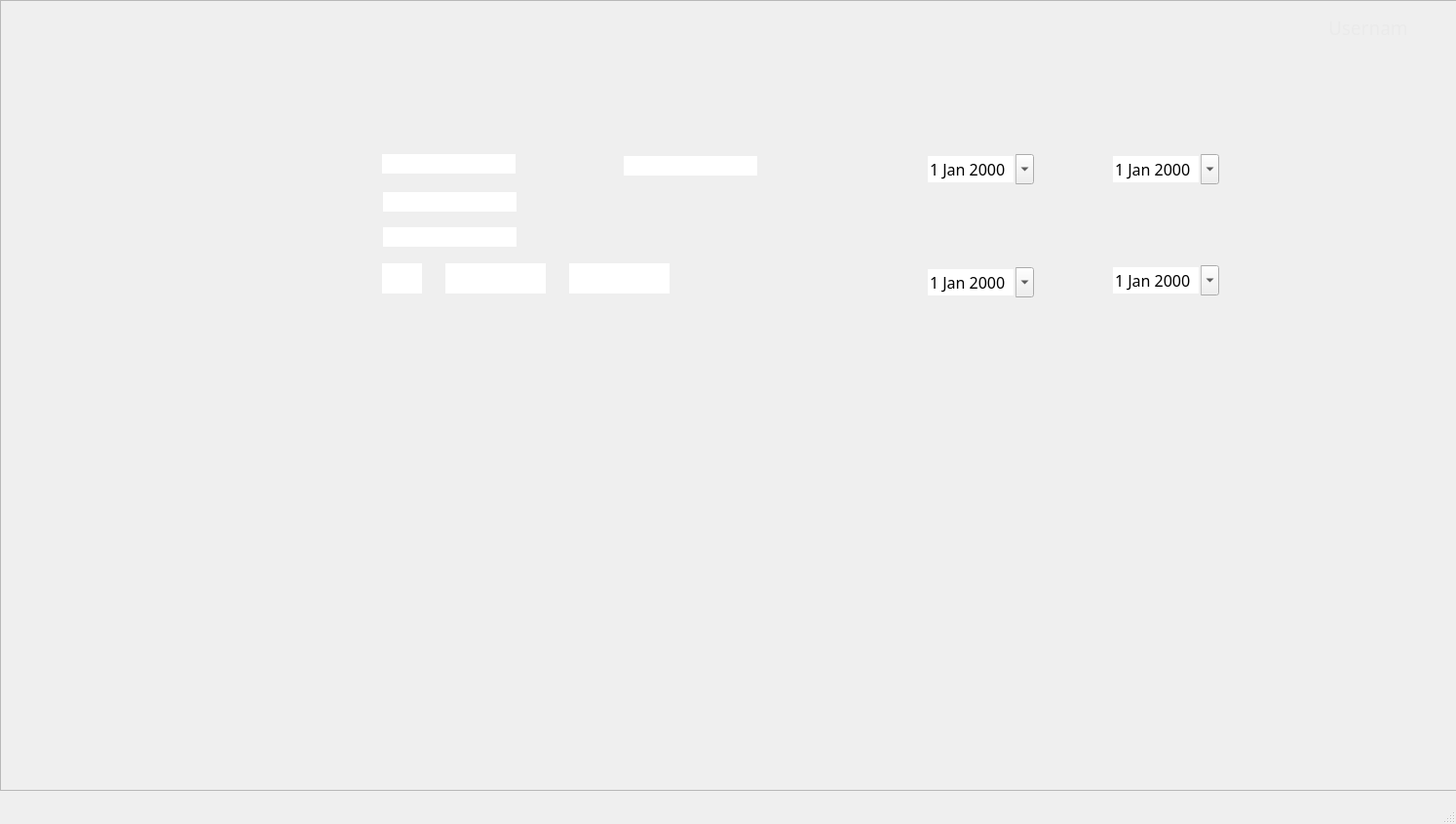
<?xml version="1.0" encoding="UTF-8"?>
<ui version="4.0">
 <class>Catalogs</class>
 <widget class="QMainWindow" name="Catalogs">
  <property name="geometry">
   <rect>
    <x>0</x>
    <y>0</y>
    <width>1494</width>
    <height>845</height>
   </rect>
  </property>
  <property name="windowTitle">
   <string>Catalogs</string>
  </property>
  <widget class="QWidget" name="centralwidget">
   <widget class="QFrame" name="BackgroundFrame">
    <property name="geometry">
     <rect>
      <x>0</x>
      <y>0</y>
      <width>1531</width>
      <height>811</height>
     </rect>
    </property>
    <property name="frameShape">
     <enum>QFrame::StyledPanel</enum>
    </property>
    <property name="frameShadow">
     <enum>QFrame::Raised</enum>
    </property>
    <widget class="QLabel" name="BackgrounLabel">
     <property name="geometry">
      <rect>
       <x>0</x>
       <y>0</y>
       <width>1491</width>
       <height>811</height>
      </rect>
     </property>
     <property name="text">
      <string/>
     </property>
     <property name="pixmap">
      <pixmap>Images/Catalogs.png</pixmap>
     </property>
     <property name="scaledContents">
      <bool>true</bool>
     </property>
    </widget>
    <widget class="QPushButton" name="DataButton">
     <property name="geometry">
      <rect>
       <x>0</x>
       <y>110</y>
       <width>241</width>
       <height>51</height>
      </rect>
     </property>
     <property name="text">
      <string/>
     </property>
     <property name="flat">
      <bool>true</bool>
     </property>
    </widget>
    <widget class="QPushButton" name="RecordsButton">
     <property name="geometry">
      <rect>
       <x>0</x>
       <y>380</y>
       <width>241</width>
       <height>51</height>
      </rect>
     </property>
     <property name="text">
      <string/>
     </property>
     <property name="flat">
      <bool>true</bool>
     </property>
    </widget>
    <widget class="QPushButton" name="StatisticsButton">
     <property name="geometry">
      <rect>
       <x>0</x>
       <y>440</y>
       <width>241</width>
       <height>51</height>
      </rect>
     </property>
     <property name="text">
      <string/>
     </property>
     <property name="flat">
      <bool>true</bool>
     </property>
    </widget>
    <widget class="QPushButton" name="LogOutButton">
     <property name="geometry">
      <rect>
       <x>0</x>
       <y>750</y>
       <width>241</width>
       <height>51</height>
      </rect>
     </property>
     <property name="text">
      <string/>
     </property>
     <property name="flat">
      <bool>true</bool>
     </property>
    </widget>
    <widget class="QLabel" name="UsernameLabel">
     <property name="geometry">
      <rect>
       <x>1363</x>
       <y>18</y>
       <width>81</width>
       <height>21</height>
      </rect>
     </property>
     <property name="font">
      <font>
       <family>Source Sans Pro</family>
       <pointsize>14</pointsize>
      </font>
     </property>
     <property name="cursor">
      <cursorShape>BlankCursor</cursorShape>
     </property>
     <property name="autoFillBackground">
      <bool>false</bool>
     </property>
     <property name="styleSheet">
      <string notr="true">color: rgb(234, 234, 234);</string>
     </property>
     <property name="text">
      <string>Username</string>
     </property>
    </widget>
    <widget class="QPushButton" name="HomeButton">
     <property name="geometry">
      <rect>
       <x>0</x>
       <y>60</y>
       <width>241</width>
       <height>51</height>
      </rect>
     </property>
     <property name="text">
      <string/>
     </property>
     <property name="flat">
      <bool>true</bool>
     </property>
    </widget>
    <widget class="QPushButton" name="AuditLogButton">
     <property name="geometry">
      <rect>
       <x>0</x>
       <y>270</y>
       <width>241</width>
       <height>51</height>
      </rect>
     </property>
     <property name="text">
      <string/>
     </property>
     <property name="flat">
      <bool>true</bool>
     </property>
    </widget>
    <widget class="QPushButton" name="CatalogButton">
     <property name="geometry">
      <rect>
       <x>0</x>
       <y>330</y>
       <width>241</width>
       <height>51</height>
      </rect>
     </property>
     <property name="text">
      <string/>
     </property>
     <property name="flat">
      <bool>true</bool>
     </property>
    </widget>
    <widget class="QPushButton" name="SubmitButton">
     <property name="geometry">
      <rect>
       <x>1254</x>
       <y>678</y>
       <width>127</width>
       <height>33</height>
      </rect>
     </property>
     <property name="text">
      <string/>
     </property>
     <property name="flat">
      <bool>true</bool>
     </property>
    </widget>
    <widget class="QPushButton" name="UserBanButton">
     <property name="geometry">
      <rect>
       <x>0</x>
       <y>170</y>
       <width>241</width>
       <height>51</height>
      </rect>
     </property>
     <property name="text">
      <string/>
     </property>
     <property name="flat">
      <bool>true</bool>
     </property>
    </widget>
    <widget class="QPushButton" name="PersonRegisterbutton">
     <property name="geometry">
      <rect>
       <x>0</x>
       <y>220</y>
       <width>241</width>
       <height>51</height>
      </rect>
     </property>
     <property name="text">
      <string/>
     </property>
     <property name="flat">
      <bool>true</bool>
     </property>
    </widget>
    <widget class="QLineEdit" name="NameInput">
     <property name="enabled">
      <bool>true</bool>
     </property>
     <property name="geometry">
      <rect>
       <x>392</x>
       <y>158</y>
       <width>137</width>
       <height>20</height>
      </rect>
     </property>
     <property name="font">
      <font>
       <family>Source Sans Pro</family>
       <pointsize>12</pointsize>
      </font>
     </property>
     <property name="cursor">
      <cursorShape>IBeamCursor</cursorShape>
     </property>
     <property name="acceptDrops">
      <bool>true</bool>
     </property>
     <property name="autoFillBackground">
      <bool>false</bool>
     </property>
     <property name="frame">
      <bool>false</bool>
     </property>
     <property name="clearButtonEnabled">
      <bool>false</bool>
     </property>
    </widget>
    <widget class="QLineEdit" name="FirstLastNameInput">
     <property name="enabled">
      <bool>true</bool>
     </property>
     <property name="geometry">
      <rect>
       <x>393</x>
       <y>197</y>
       <width>137</width>
       <height>20</height>
      </rect>
     </property>
     <property name="font">
      <font>
       <family>Source Sans Pro</family>
       <pointsize>12</pointsize>
      </font>
     </property>
     <property name="cursor">
      <cursorShape>IBeamCursor</cursorShape>
     </property>
     <property name="acceptDrops">
      <bool>true</bool>
     </property>
     <property name="autoFillBackground">
      <bool>false</bool>
     </property>
     <property name="frame">
      <bool>false</bool>
     </property>
     <property name="clearButtonEnabled">
      <bool>false</bool>
     </property>
    </widget>
    <widget class="QLineEdit" name="UsernameInput">
     <property name="enabled">
      <bool>true</bool>
     </property>
     <property name="geometry">
      <rect>
       <x>640</x>
       <y>160</y>
       <width>137</width>
       <height>20</height>
      </rect>
     </property>
     <property name="font">
      <font>
       <family>Source Sans Pro</family>
       <pointsize>12</pointsize>
      </font>
     </property>
     <property name="cursor">
      <cursorShape>IBeamCursor</cursorShape>
     </property>
     <property name="acceptDrops">
      <bool>true</bool>
     </property>
     <property name="autoFillBackground">
      <bool>false</bool>
     </property>
     <property name="frame">
      <bool>false</bool>
     </property>
     <property name="clearButtonEnabled">
      <bool>false</bool>
     </property>
    </widget>
    <widget class="QLineEdit" name="SeconLastNameInput">
     <property name="enabled">
      <bool>true</bool>
     </property>
     <property name="geometry">
      <rect>
       <x>393</x>
       <y>233</y>
       <width>137</width>
       <height>20</height>
      </rect>
     </property>
     <property name="font">
      <font>
       <family>Source Sans Pro</family>
       <pointsize>12</pointsize>
      </font>
     </property>
     <property name="cursor">
      <cursorShape>IBeamCursor</cursorShape>
     </property>
     <property name="acceptDrops">
      <bool>true</bool>
     </property>
     <property name="autoFillBackground">
      <bool>false</bool>
     </property>
     <property name="frame">
      <bool>false</bool>
     </property>
     <property name="clearButtonEnabled">
      <bool>false</bool>
     </property>
    </widget>
    <widget class="QLineEdit" name="FirstSpaceID">
     <property name="enabled">
      <bool>true</bool>
     </property>
     <property name="geometry">
      <rect>
       <x>392</x>
       <y>270</y>
       <width>41</width>
       <height>31</height>
      </rect>
     </property>
     <property name="font">
      <font>
       <family>Source Sans Pro</family>
       <pointsize>12</pointsize>
      </font>
     </property>
     <property name="cursor">
      <cursorShape>IBeamCursor</cursorShape>
     </property>
     <property name="acceptDrops">
      <bool>true</bool>
     </property>
     <property name="autoFillBackground">
      <bool>false</bool>
     </property>
     <property name="frame">
      <bool>false</bool>
     </property>
     <property name="clearButtonEnabled">
      <bool>false</bool>
     </property>
    </widget>
    <widget class="QLineEdit" name="ThirdSpaceID">
     <property name="enabled">
      <bool>true</bool>
     </property>
     <property name="geometry">
      <rect>
       <x>584</x>
       <y>270</y>
       <width>103</width>
       <height>31</height>
      </rect>
     </property>
     <property name="font">
      <font>
       <family>Source Sans Pro</family>
       <pointsize>12</pointsize>
      </font>
     </property>
     <property name="cursor">
      <cursorShape>IBeamCursor</cursorShape>
     </property>
     <property name="acceptDrops">
      <bool>true</bool>
     </property>
     <property name="autoFillBackground">
      <bool>false</bool>
     </property>
     <property name="frame">
      <bool>false</bool>
     </property>
     <property name="clearButtonEnabled">
      <bool>false</bool>
     </property>
    </widget>
    <widget class="QLineEdit" name="SecondSpaceID">
     <property name="enabled">
      <bool>true</bool>
     </property>
     <property name="geometry">
      <rect>
       <x>457</x>
       <y>270</y>
       <width>103</width>
       <height>31</height>
      </rect>
     </property>
     <property name="font">
      <font>
       <family>Source Sans Pro</family>
       <pointsize>12</pointsize>
      </font>
     </property>
     <property name="cursor">
      <cursorShape>IBeamCursor</cursorShape>
     </property>
     <property name="acceptDrops">
      <bool>true</bool>
     </property>
     <property name="autoFillBackground">
      <bool>false</bool>
     </property>
     <property name="frame">
      <bool>false</bool>
     </property>
     <property name="clearButtonEnabled">
      <bool>false</bool>
     </property>
    </widget>
    <widget class="QLabel" name="UserSamePassDisplay">
     <property name="geometry">
      <rect>
       <x>395</x>
       <y>323</y>
       <width>381</width>
       <height>121</height>
      </rect>
     </property>
     <property name="font">
      <font>
       <family>Source Sans Pro</family>
       <pointsize>12</pointsize>
      </font>
     </property>
     <property name="autoFillBackground">
      <bool>false</bool>
     </property>
     <property name="text">
      <string/>
     </property>
     <property name="alignment">
      <set>Qt::AlignLeading|Qt::AlignLeft|Qt::AlignTop</set>
     </property>
    </widget>
    <widget class="QLabel" name="UserSamePassDisplay_2">
     <property name="geometry">
      <rect>
       <x>395</x>
       <y>495</y>
       <width>381</width>
       <height>121</height>
      </rect>
     </property>
     <property name="font">
      <font>
       <family>Source Sans Pro</family>
       <pointsize>12</pointsize>
      </font>
     </property>
     <property name="autoFillBackground">
      <bool>false</bool>
     </property>
     <property name="text">
      <string/>
     </property>
     <property name="alignment">
      <set>Qt::AlignLeading|Qt::AlignLeft|Qt::AlignTop</set>
     </property>
    </widget>
    <widget class="QLabel" name="RecordsWithoutResDisplay">
     <property name="geometry">
      <rect>
       <x>877</x>
       <y>323</y>
       <width>381</width>
       <height>121</height>
      </rect>
     </property>
     <property name="font">
      <font>
       <family>Source Sans Pro</family>
       <pointsize>12</pointsize>
      </font>
     </property>
     <property name="autoFillBackground">
      <bool>false</bool>
     </property>
     <property name="text">
      <string/>
     </property>
     <property name="alignment">
      <set>Qt::AlignLeading|Qt::AlignLeft|Qt::AlignTop</set>
     </property>
    </widget>
    <widget class="QLabel" name="AverageResolutionDisplay">
     <property name="geometry">
      <rect>
       <x>877</x>
       <y>203</y>
       <width>381</width>
       <height>28</height>
      </rect>
     </property>
     <property name="font">
      <font>
       <family>Source Sans Pro</family>
       <pointsize>12</pointsize>
      </font>
     </property>
     <property name="autoFillBackground">
      <bool>false</bool>
     </property>
     <property name="text">
      <string/>
     </property>
     <property name="alignment">
      <set>Qt::AlignLeading|Qt::AlignLeft|Qt::AlignTop</set>
     </property>
    </widget>
    <widget class="QDateEdit" name="RecWithoutResInitialDate">
     <property name="geometry">
      <rect>
       <x>950</x>
       <y>274</y>
       <width>111</width>
       <height>31</height>
      </rect>
     </property>
     <property name="font">
      <font>
       <family>Source Sans Pro</family>
       <pointsize>12</pointsize>
      </font>
     </property>
     <property name="acceptDrops">
      <bool>false</bool>
     </property>
     <property name="autoFillBackground">
      <bool>false</bool>
     </property>
     <property name="wrapping">
      <bool>false</bool>
     </property>
     <property name="frame">
      <bool>false</bool>
     </property>
     <property name="buttonSymbols">
      <enum>QAbstractSpinBox::UpDownArrows</enum>
     </property>
     <property name="showGroupSeparator" stdset="0">
      <bool>false</bool>
     </property>
     <property name="calendarPopup">
      <bool>true</bool>
     </property>
    </widget>
    <widget class="QDateEdit" name="RecWithoutResFinalDate">
     <property name="geometry">
      <rect>
       <x>1140</x>
       <y>272</y>
       <width>111</width>
       <height>31</height>
      </rect>
     </property>
     <property name="font">
      <font>
       <family>Source Sans Pro</family>
       <pointsize>12</pointsize>
      </font>
     </property>
     <property name="acceptDrops">
      <bool>false</bool>
     </property>
     <property name="autoFillBackground">
      <bool>false</bool>
     </property>
     <property name="wrapping">
      <bool>false</bool>
     </property>
     <property name="frame">
      <bool>false</bool>
     </property>
     <property name="buttonSymbols">
      <enum>QAbstractSpinBox::UpDownArrows</enum>
     </property>
     <property name="showGroupSeparator" stdset="0">
      <bool>false</bool>
     </property>
     <property name="calendarPopup">
      <bool>true</bool>
     </property>
    </widget>
    <widget class="QDateEdit" name="AverageResInitialDate">
     <property name="geometry">
      <rect>
       <x>950</x>
       <y>158</y>
       <width>111</width>
       <height>31</height>
      </rect>
     </property>
     <property name="font">
      <font>
       <family>Source Sans Pro</family>
       <pointsize>12</pointsize>
      </font>
     </property>
     <property name="acceptDrops">
      <bool>false</bool>
     </property>
     <property name="autoFillBackground">
      <bool>false</bool>
     </property>
     <property name="wrapping">
      <bool>false</bool>
     </property>
     <property name="frame">
      <bool>false</bool>
     </property>
     <property name="buttonSymbols">
      <enum>QAbstractSpinBox::UpDownArrows</enum>
     </property>
     <property name="showGroupSeparator" stdset="0">
      <bool>false</bool>
     </property>
     <property name="calendarPopup">
      <bool>true</bool>
     </property>
    </widget>
    <widget class="QDateEdit" name="AverageResFinalDate">
     <property name="geometry">
      <rect>
       <x>1140</x>
       <y>158</y>
       <width>111</width>
       <height>31</height>
      </rect>
     </property>
     <property name="font">
      <font>
       <family>Source Sans Pro</family>
       <pointsize>12</pointsize>
      </font>
     </property>
     <property name="acceptDrops">
      <bool>false</bool>
     </property>
     <property name="autoFillBackground">
      <bool>false</bool>
     </property>
     <property name="wrapping">
      <bool>false</bool>
     </property>
     <property name="frame">
      <bool>false</bool>
     </property>
     <property name="buttonSymbols">
      <enum>QAbstractSpinBox::UpDownArrows</enum>
     </property>
     <property name="showGroupSeparator" stdset="0">
      <bool>false</bool>
     </property>
     <property name="calendarPopup">
      <bool>true</bool>
     </property>
    </widget>
   </widget>
  </widget>
  <widget class="QMenuBar" name="menubar">
   <property name="geometry">
    <rect>
     <x>0</x>
     <y>0</y>
     <width>1494</width>
     <height>21</height>
    </rect>
   </property>
  </widget>
  <widget class="QStatusBar" name="statusbar"/>
 </widget>
 <resources/>
 <connections/>
</ui>
